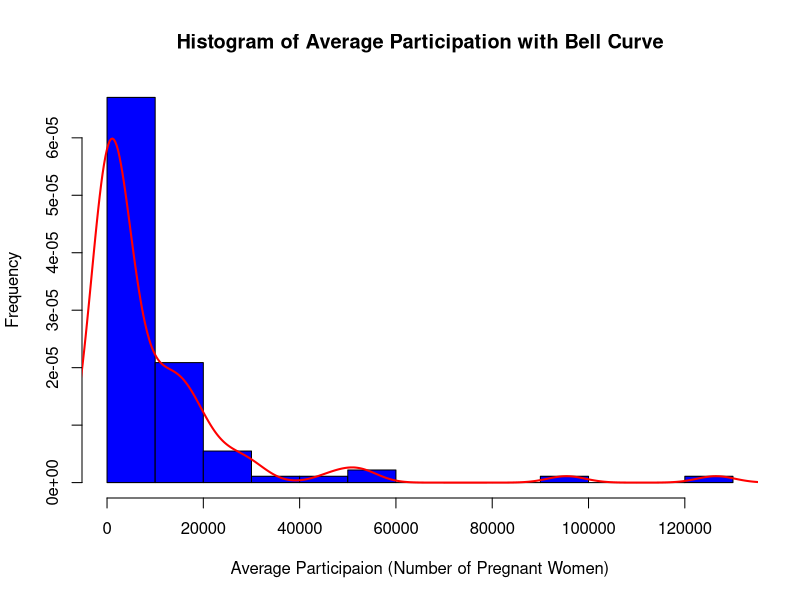

Write R code to recreate this figure.
library(readr)

#Load data
data <- read_csv("Pregnant_Women_Participating.csv")

#show dataset
data

# convert average participant to number
data$Average.Participation <- as.numeric(data$"Average Participation")

#Now i want to remove NA values if have any in dataset
average_participation <- na.omit(data$Average.Participation)

#NOw creating histogram
hist(average_participation, breaks = 15, probability = TRUE, col = "blue", main = "Histogram of Average Participation with Bell Curve", xlab="Average Participaion (Number of Pregnant Women)", ylab = "Frequency")

# density curve
lines(density(average_participation), col="red", lwd=2)

#Now we are working to find top 10 performers
#get top 10 performers 1 to 10 -> [1:10]
top_performers <- data[order(-data$Average.Participation), ][1:10, ]
top_performers
